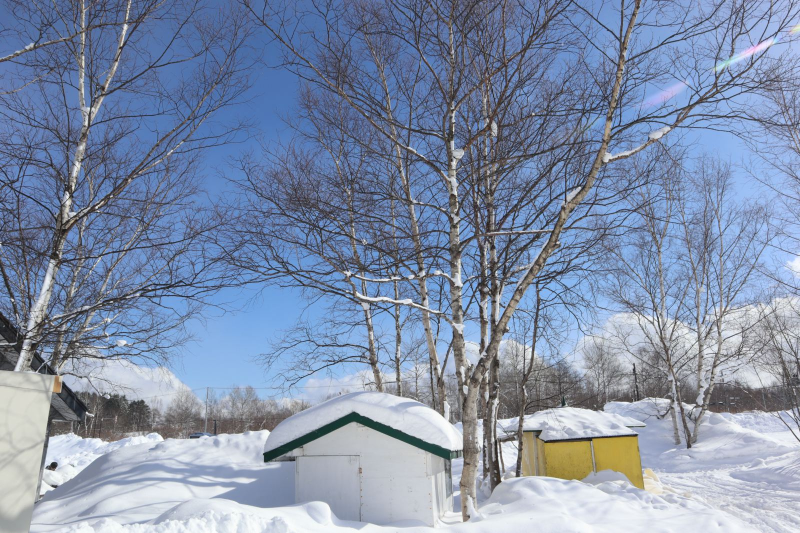
#> input picture img.jpg, 1600 x 1066 px (shown at 1/2 size)
$ python getQuadCodeByPixel.py   (Python 2 division)
#> lines starting #> are read from the running program, lines starting #| are printed output that depends on the picture
# coding=utf-8
import cv2
import numpy as np

# 每一级索引所占用字符宽度
LEVEL_LENGTH = [1, 1, 2, 2, 3, 4, 4, 5, 5, 6, 7, 7, 8, 8]


def getIndexByPixel(x, y, img, level):
    width = img.shape[1]
    height = img.shape[0]
    block_num_width = pow(2, level - 1)
    block_num_height = pow(2, level - 1)
    block_width = width / block_num_width
    block_height = height / block_num_height
    col = int(x / block_width)
    row = int(y / block_height)
    return row * block_num_width + col + 1


def getQuadListByPixel(x, y, img, depth):
    indices = []
    for i in range(depth):
        indices.append(getIndexByPixel(x, y, img, i + 1))
    return indices


def cvtQuadListToQuadCode(indices):
    quad_code = ""
    for i in range(len(indices)):
        quad_code += indices[i].__str__().zfill(LEVEL_LENGTH[i])
    return quad_code


def getQuadCodeByPixel(x, y, img, depth):
    indices = getQuadListByPixel(x, y, img, depth)
    code = cvtQuadListToQuadCode(indices)
    return code


def saveQuadCodes(model, img, save_path):
    center_point = []
    max_depth = 0

    for i in range(model.heap.__len__()):
        x_min = model.heap[i][2].box[0]
        y_min = model.heap[i][2].box[1]
        x_max = model.heap[i][2].box[2]
        y_max = model.heap[i][2].box[3]
        center_x = (x_min + x_max) / 2
        center_y = (y_min + y_max) / 2
        depth = model.heap[i][2].depth + 1

        if max_depth < depth:
            max_depth = depth
        center_point.append((center_x, center_y, depth))

    codes = []
    for i in range(len(center_point)):
        code = getQuadCodeByPixel.getQuadCodeByPixel(center_point[i][0], center_point[i][1], img, center_point[i][2])
        codes.append(code)

    f = open(save_path, 'w')
    f.write((max_depth).__str__() + "\n")
    for i in range(len(codes)):
        f.write(codes[i] + "\t" + "200" + "\n")
    f.close()


if __name__ == '__main__':
    img = cv2.imread("img.jpg", cv2.IMREAD_GRAYSCALE)
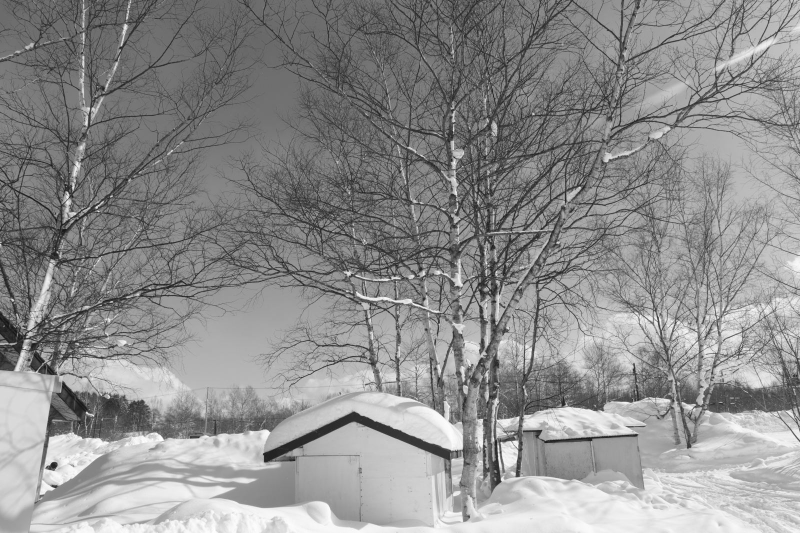
#> img: shape (1066, 1600) (shown at 1/2 size); min 8, max 255, mean 142.3
    code = getQuadCodeByPixel(300, 800, img, 4)
#> after the loop in getQuadListByPixel, `for i in range(depth):`: indices = [1, 3, 13, 50]
#> the loop in cvtQuadListToQuadCode, `for i in range(len(indices)):` made 4 passes
#> quad_code on passes 1 to 4: '1', '13', '1313', '131350'
#> in getQuadCodeByPixel, `code = cvtQuadListToQuadCode(indices)`: code = '131350'
#> code = '131350'
    print code
#| 131350
    # indices = getQuadListByPixel(300, 800, img, 4)
    # print indices

$ run again, with test.jpg copied over img.jpg
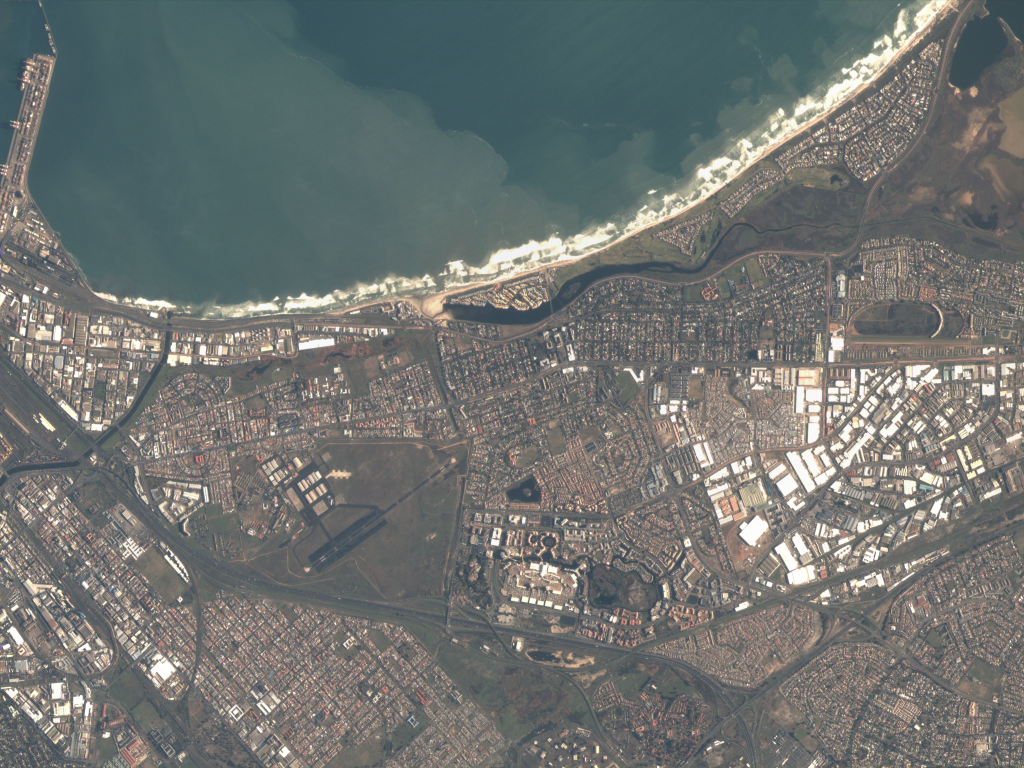
#> input picture test.jpg, 4096 x 3072 px (shown at 1/4 size)
#> `img = cv2.imread("img.jpg", cv2.IMREAD_GRAYSCALE)`:
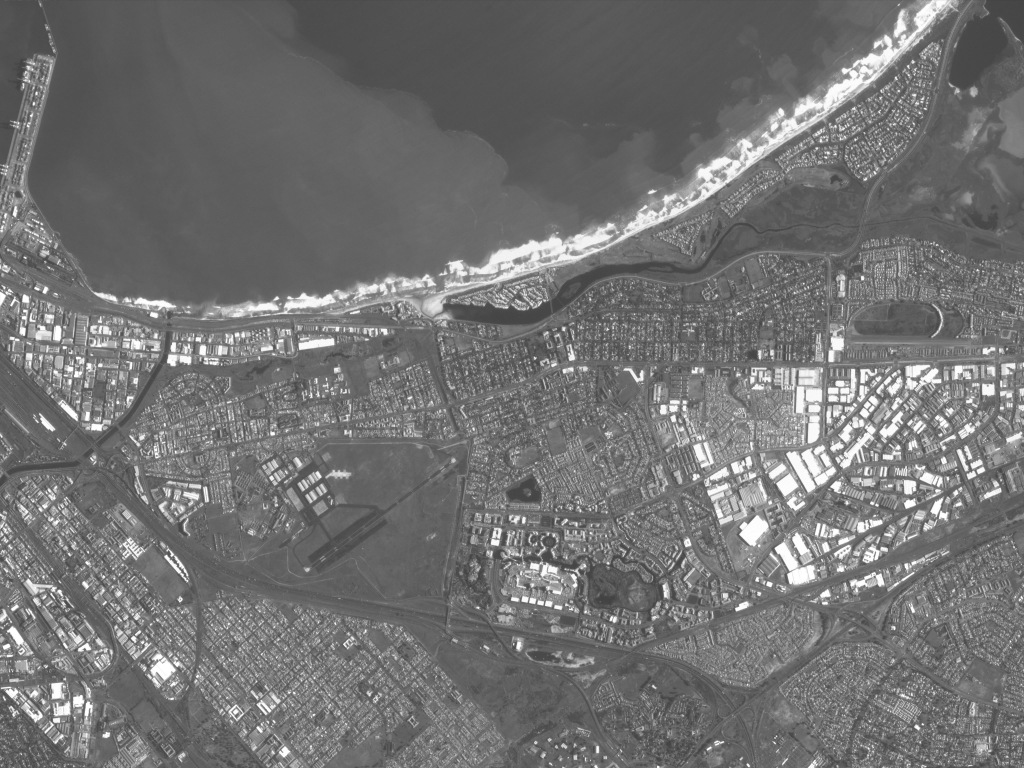
#> img: shape (3072, 4096) (shown at 1/4 size); min 50, max 255, mean 114.3
#> after the loop in getQuadListByPixel, `for i in range(depth):`: indices = [1, 1, 5, 17]
#> the loop in cvtQuadListToQuadCode, `for i in range(len(indices)):` made 4 passes
#> quad_code on passes 1 to 4: '1', '11', '1105', '110517'
#> in getQuadCodeByPixel, `code = cvtQuadListToQuadCode(indices)`: code = '110517'
#| 110517
